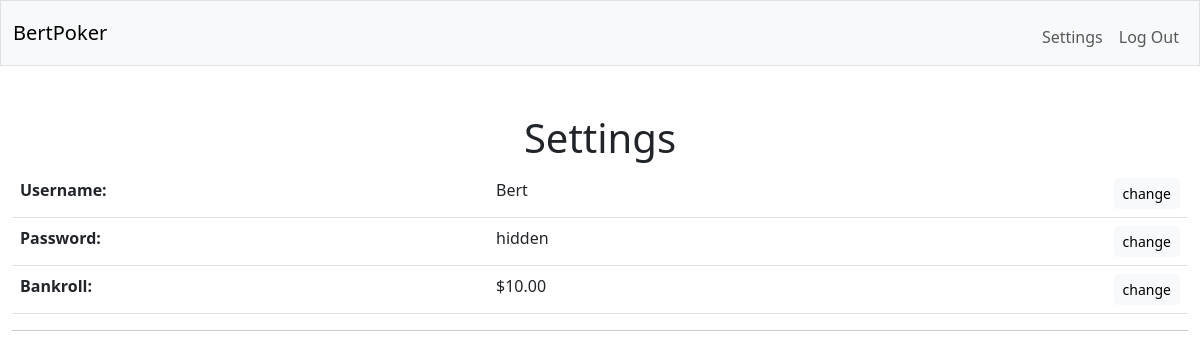
Before: /settings (signed in) with the older database file.
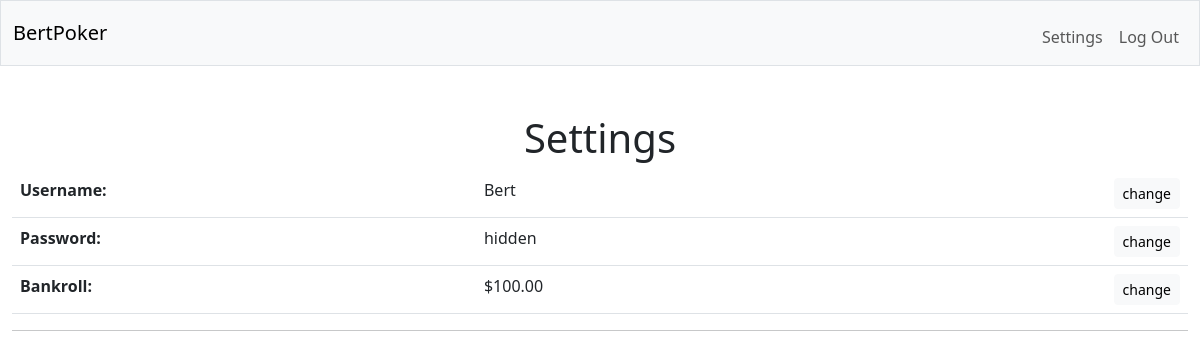
After: the same page with the newer database file.
### tables this page shows
CREATE TABLE players (
    player_id INTEGER PRIMARY KEY AUTOINCREMENT NOT NULL, 
    date_joined DATETIME NOT NULL DEFAULT CURRENT_TIMESTAMP,
    username TEXT NOT NULL,
    pswd_hash TEXT NOT NULL,
    cash NUMERIC NOT NULL DEFAULT 0.00
);

### app.py (the view)
@app.route("/settings")
@login_required
def settings():
    return render_template("settings.html", player=db.execute("SELECT * FROM players WHERE player_id = ?", session["user_id"])[0])

### app.py (called while the page is built)
@app.after_request
def after_request(response):
    response.headers["Cache-Control"] = "no-cache, no-store, must-revalidate"
    response.headers["Expires"] = 0
    response.headers["Pragma"] = "no-cache"
    return response

### helpers.py (called while the page is built)
def login_required(f):  # https://flask.palletsprojects.com/en/2.3.x/patterns/viewdecorators/
    @wraps(f)
    def decorated_function(*args, **kwargs):
        if session.get("user_id") is None:
            return redirect("/login")
        return f(*args, **kwargs)
    return decorated_function

def usd(value):
    return f"${value:,.2f}"

### templates/settings.html (shortened to what this page needs)
{% extends "layout.html" %}
{% block body %}
    <h1>Settings</h1>
    <table class="table">
        <tr>
            <th class="text-start">Username:</th>
            <td class="text-start">{{ player.username }}</td>
            <td class="text-end">
                <form action="/settings/username" method="get">
                    <button class="btn btn-light btn-sm" type="submit">change</button>
                </form>
            </td>
        </tr>
        <tr>
            <th class="text-start">Password:</th>
            <td class="text-start">hidden</td>
            <td class="text-end">
                <form action="/settings/password" method="get">
                    <button class="btn btn-light btn-sm" type="submit">change</button>
                </form>
            </td>
        </tr>
        <tr>
            <th class="text-start">Bankroll:</th>
            <td class="text-start">{{ player.cash | usd}}</td>
            <td class="text-end">
                <form action="/settings/balance" method="get">
                    <button class="btn btn-light btn-sm" type="submit">change</button>
                </form>
            </td>
        </tr>
    </table>
    <hr>
{% endblock %}

### templates/layout.html (shortened to what this page needs)
<!DOCTYPE html>
<html lang="en">
<head>
    <link href="https://cdn.jsdelivr.net/npm/bootstrap@5.3.0/dist/css/bootstrap.min.css" rel="stylesheet">
</head>
<body>
    <nav class="bg-light border navbar navbar-expand-md navbar-light">
        <div class="container-fluid">
            <a class="navbar-brand" href="/">BertPoker</a>
            <div class="collapse navbar-collapse" id="navbar">
                {% if session["user_id"] %}
                    <ul class="navbar-nav ms-auto mt-2">
                        <li class="nav-item"><a class="nav-link" href="/settings">Settings</a></li>
                        <li class="nav-item"><a class="nav-link" href="/logout">Log Out</a></li>
                    </ul>
                {% else %}
                    <ul class="navbar-nav ms-auto mt-2">
                        <li class="nav-item"><a class="nav-link" href="/register">Register</a></li>
                        <li class="nav-item"><a class="nav-link" href="/login">Log In</a></li>
                    </ul>
                {% endif %}
            </div>
        </div>
    </nav>
    <main class="container-fluid py-5 text-center">
        {% block body %}{% endblock %}
    </main>
</body>
</html>

Changed rows visible on the page:
changed players "Bert": cash "$10.00" → "$100.00"
